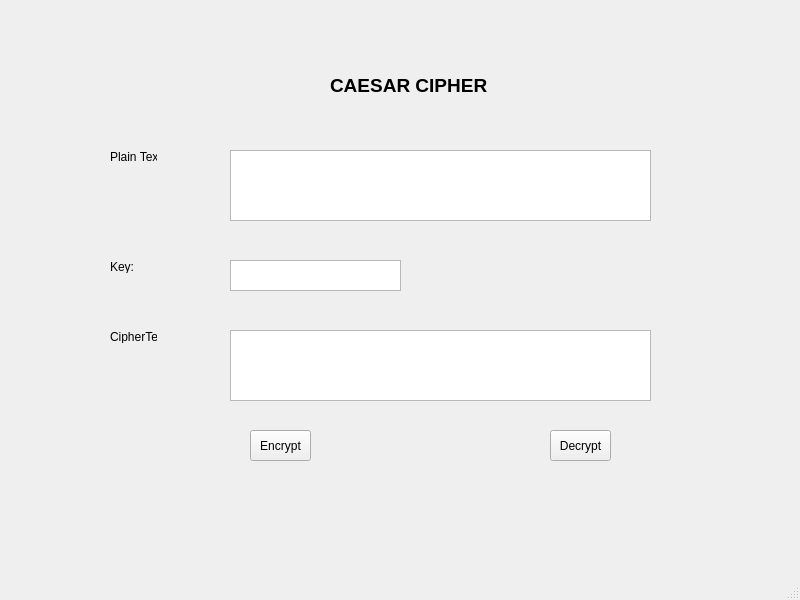
<?xml version="1.0" encoding="UTF-8"?>
<ui version="4.0">
 <class>MainWindow</class>
 <widget class="QMainWindow" name="MainWindow">
  <property name="geometry">
   <rect>
    <x>0</x>
    <y>0</y>
    <width>800</width>
    <height>600</height>
   </rect>
  </property>
  <property name="windowTitle">
   <string>MainWindow</string>
  </property>
  <widget class="QWidget" name="centralwidget">
   <widget class="QLabel" name="label_3">
    <property name="geometry">
     <rect>
      <x>110</x>
      <y>260</y>
      <width>47</width>
      <height>13</height>
     </rect>
    </property>
    <property name="text">
     <string>Key:</string>
    </property>
   </widget>
   <widget class="QToolButton" name="btn_Encrypt">
    <property name="geometry">
     <rect>
      <x>250</x>
      <y>430</y>
      <width>61</width>
      <height>31</height>
     </rect>
    </property>
    <property name="text">
     <string>Encrypt</string>
    </property>
   </widget>
   <widget class="QPlainTextEdit" name="txt_PlainText">
    <property name="geometry">
     <rect>
      <x>230</x>
      <y>150</y>
      <width>421</width>
      <height>71</height>
     </rect>
    </property>
   </widget>
   <widget class="QPlainTextEdit" name="txt_Key">
    <property name="geometry">
     <rect>
      <x>230</x>
      <y>260</y>
      <width>171</width>
      <height>31</height>
     </rect>
    </property>
   </widget>
   <widget class="QLabel" name="label">
    <property name="geometry">
     <rect>
      <x>330</x>
      <y>60</y>
      <width>171</width>
      <height>51</height>
     </rect>
    </property>
    <property name="font">
     <font>
      <pointsize>14</pointsize>
      <weight>75</weight>
      <bold>true</bold>
     </font>
    </property>
    <property name="text">
     <string>CAESAR CIPHER</string>
    </property>
   </widget>
   <widget class="QToolButton" name="btn_Decrypt">
    <property name="geometry">
     <rect>
      <x>550</x>
      <y>430</y>
      <width>61</width>
      <height>31</height>
     </rect>
    </property>
    <property name="text">
     <string>Decrypt</string>
    </property>
   </widget>
   <widget class="QPlainTextEdit" name="txt_CipherText">
    <property name="geometry">
     <rect>
      <x>230</x>
      <y>330</y>
      <width>421</width>
      <height>71</height>
     </rect>
    </property>
   </widget>
   <widget class="QLabel" name="label_4">
    <property name="geometry">
     <rect>
      <x>110</x>
      <y>330</y>
      <width>47</width>
      <height>13</height>
     </rect>
    </property>
    <property name="text">
     <string>CipherText</string>
    </property>
   </widget>
   <widget class="QLabel" name="label_2">
    <property name="geometry">
     <rect>
      <x>110</x>
      <y>150</y>
      <width>47</width>
      <height>13</height>
     </rect>
    </property>
    <property name="text">
     <string>Plain Text:</string>
    </property>
   </widget>
  </widget>
  <widget class="QMenuBar" name="menubar">
   <property name="geometry">
    <rect>
     <x>0</x>
     <y>0</y>
     <width>800</width>
     <height>21</height>
    </rect>
   </property>
  </widget>
  <widget class="QStatusBar" name="statusbar"/>
 </widget>
 <resources/>
 <connections/>
</ui>
